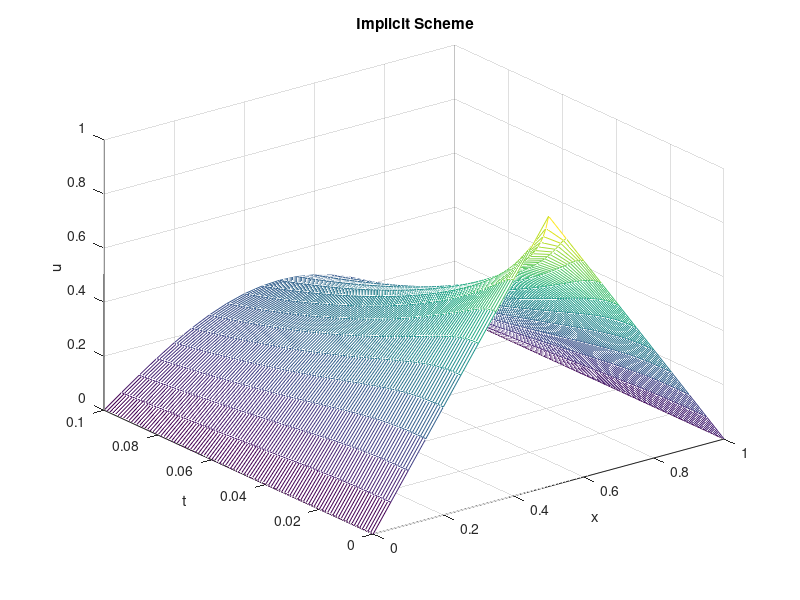
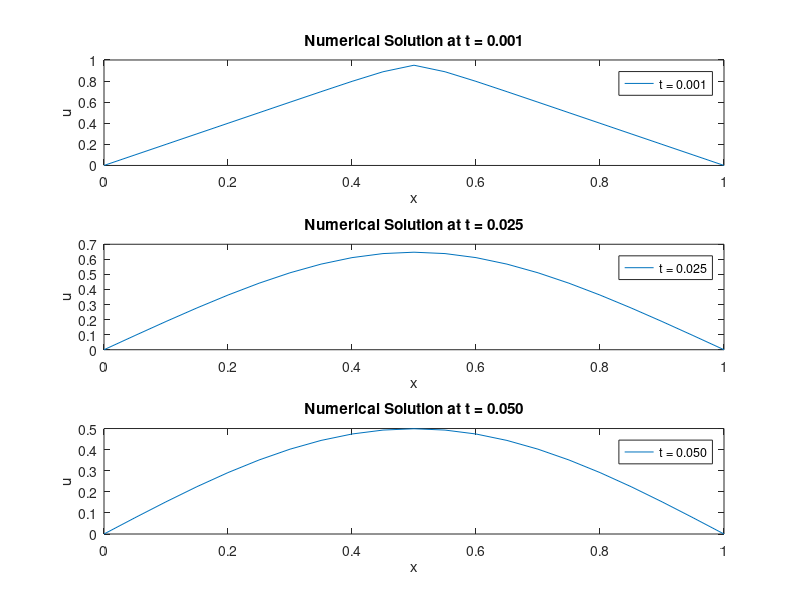

Recreate these plots in MATLAB, in order.
% 隐式方法求解

X = 1; % x区间长度
T = 0.1; % t区间长度
Jx = 20; % x区间步数
Nt = 100; % t区间步数
dx = X / Jx; %x空间步长
dt = T / Nt; %t时间步长

x = (0 : Jx) * dx;
t = (0 : Nt) * dt;
u = zeros(Jx+1, Nt+1); 

for j = 1 :  Jx+1  % 初始条件（分段函数）
    if j <= (Jx+1)/2
        u(j,1) = 2 * x(j);
    else
        u(j,1) = 2 - 2 * x(j);
    end
end

for n = 1 : Nt+1 %边界条件
    u(1, n) = 0;
    u(Jx+1, n) = 0;
end


A = sparse(Jx+1, Jx+1); % 构建三层时间格式的矩阵
A(1, 1) = 1; 
A(Jx+1, Jx+1) = 1; 
for i = 2 : Jx
    A(i, i-1) = - dt / (dx^2);
    A(i, i) = 1 + 2 *  dt / (dx^2);
    A(i, i+1) = - dt / (dx^2);
end


for m = 1 : Nt  % 隐式求解公式
    b = u(:, m);
    b(1) = 0; % 边界条件
    b(Jx+1) = 0; % 边界条件
    u(:, m+1) = A \ b; % 求解线性方程组
end

t_values = [0.001, 0.025, 0.05]; %t值索引
t_indices = zeros(size(t_values));
for i = 1 : length(t_values)
    [~, t_indices(i)] = min(abs(t - t_values(i)));
end

figure(1); % 3D绘图
mesh(x, t, u');
xlabel('x');
ylabel('t');
zlabel('u');
title(' Implicit Scheme');

figure(2); % 2D绘图
for i = 1 : length(t_values)
    subplot(length(t_values), 1, i);
    plot(x, u(:, t_indices(i)), 'DisplayName', sprintf('t = %.3f', t(t_indices(i))));
    xlabel('x');
    ylabel('u');
    title(sprintf('Numerical Solution at t = %.3f', t(t_indices(i))));
    legend show;
end